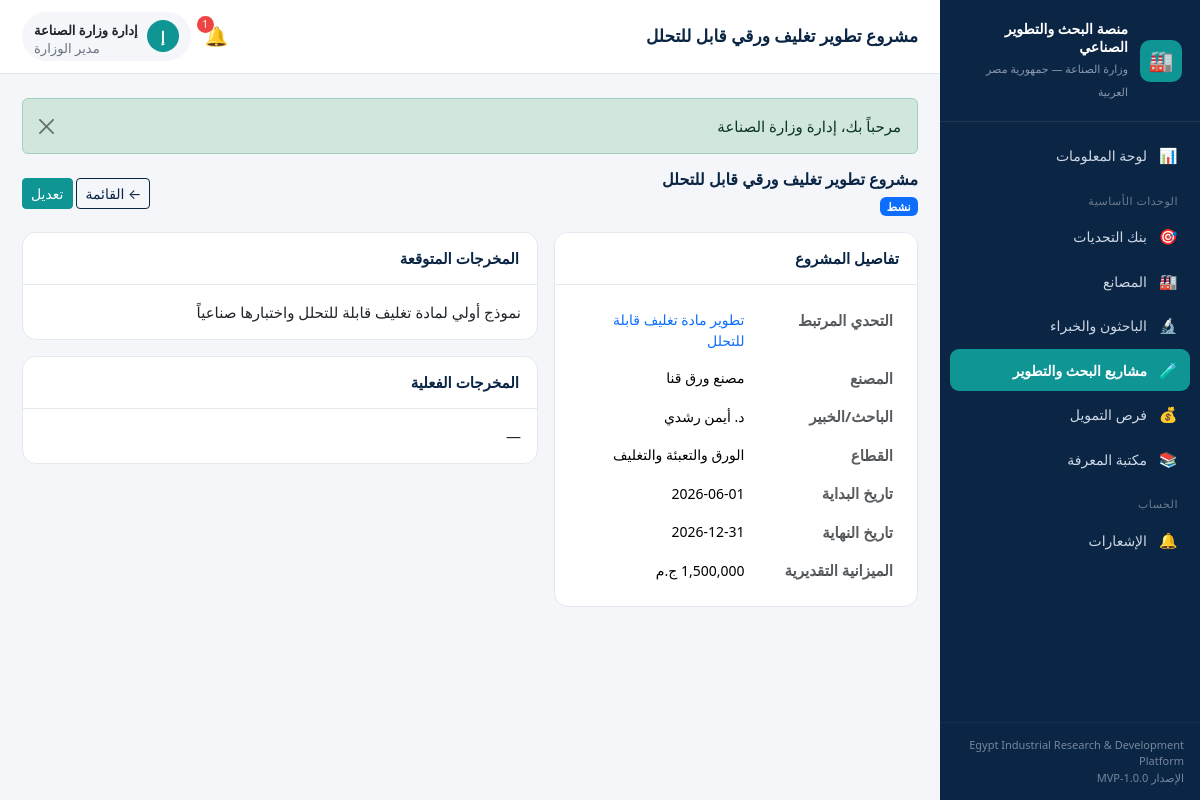
The app's page /public/project/show/1 (signed in) with its own data.
### tables this page shows
CREATE TABLE `rd_projects` (
  `id`                    INT UNSIGNED NOT NULL AUTO_INCREMENT,
  `challenge_id`          INT UNSIGNED NULL,
  `factory_id`            INT UNSIGNED NULL,
  `researcher_profile_id` INT UNSIGNED NULL,
  `title`                 VARCHAR(220) NOT NULL,
  `start_date`            DATE NULL,
  `end_date`              DATE NULL,
  `budget_estimate`       DECIMAL(15,2) NULL,
  `status`                ENUM('planned','active','completed','cancelled') NOT NULL DEFAULT 'planned',
  `expected_outcome`      TEXT NULL,
  `actual_outcome`        TEXT NULL,
  `created_at`            DATETIME NOT NULL DEFAULT CURRENT_TIMESTAMP,
  PRIMARY KEY (`id`),
  KEY `idx_pr_status` (`status`),
  KEY `idx_pr_challenge` (`challenge_id`),
  KEY `idx_pr_factory` (`factory_id`),
  KEY `idx_pr_profile` (`researcher_profile_id`),
  CONSTRAINT `fk_pr_challenge` FOREIGN KEY (`challenge_id`) REFERENCES `challenges`(`id`) ON DELETE SET NULL,
  CONSTRAINT `fk_pr_factory` FOREIGN KEY (`factory_id`) REFERENCES `factories`(`id`) ON DELETE SET NULL,
  CONSTRAINT `fk_pr_profile` FOREIGN KEY (`researcher_profile_id`) REFERENCES `researcher_profiles`(`id`) ON DELETE SET NULL
);

CREATE TABLE `challenges` (
  `id`               INT UNSIGNED NOT NULL AUTO_INCREMENT,
  `factory_id`       INT UNSIGNED NULL,
  `created_by`       INT UNSIGNED NULL,
  `title`            VARCHAR(220) NOT NULL,
  `description`      TEXT NOT NULL,
  `sector_id`        INT UNSIGNED NULL,
  `priority`         ENUM('low','medium','high') NOT NULL DEFAULT 'medium',
  `expected_impact`  TEXT NULL,
  `needed_expertise` TEXT NULL,
  `status`           ENUM('pending','open','under_review','matched','in_progress','solved','rejected') NOT NULL DEFAULT 'pending',
  `created_at`       DATETIME NOT NULL DEFAULT CURRENT_TIMESTAMP,
  `updated_at`       DATETIME NULL,
  PRIMARY KEY (`id`),
  KEY `idx_ch_status` (`status`),
  KEY `idx_ch_sector` (`sector_id`),
  KEY `idx_ch_factory` (`factory_id`),
  CONSTRAINT `fk_ch_factory` FOREIGN KEY (`factory_id`) REFERENCES `factories`(`id`) ON DELETE SET NULL,
  CONSTRAINT `fk_ch_user` FOREIGN KEY (`created_by`) REFERENCES `users`(`id`) ON DELETE SET NULL,
  CONSTRAINT `fk_ch_sector` FOREIGN KEY (`sector_id`) REFERENCES `sectors`(`id`) ON DELETE SET NULL
);

CREATE TABLE `factories` (
  `id`                  INT UNSIGNED NOT NULL AUTO_INCREMENT,
  `user_id`             INT UNSIGNED NULL,
  `name`                VARCHAR(190) NOT NULL,
  `sector_id`           INT UNSIGNED NULL,
  `governorate_id`      INT UNSIGNED NULL,
  `contact_person`      VARCHAR(150) NULL,
  `email`               VARCHAR(190) NULL,
  `phone`               VARCHAR(40)  NULL,
  `products`            TEXT NULL,
  `main_challenges`     TEXT NULL,
  `energy_usage_level`  ENUM('low','medium','high') NOT NULL DEFAULT 'medium',
  `production_capacity` VARCHAR(190) NULL,
  `created_at`          DATETIME NOT NULL DEFAULT CURRENT_TIMESTAMP,
  PRIMARY KEY (`id`),
  KEY `idx_factories_sector` (`sector_id`),
  KEY `idx_factories_gov` (`governorate_id`),
  KEY `idx_factories_user` (`user_id`),
  CONSTRAINT `fk_factories_user` FOREIGN KEY (`user_id`) REFERENCES `users`(`id`) ON DELETE SET NULL,
  CONSTRAINT `fk_factories_sector` FOREIGN KEY (`sector_id`) REFERENCES `sectors`(`id`) ON DELETE SET NULL,
  CONSTRAINT `fk_factories_gov` FOREIGN KEY (`governorate_id`) REFERENCES `governorates`(`id`) ON DELETE SET NULL
);

CREATE TABLE `researcher_profiles` (
  `id`                 INT UNSIGNED NOT NULL AUTO_INCREMENT,
  `user_id`            INT UNSIGNED NULL,
  `profile_type`       ENUM('researcher','expert') NOT NULL DEFAULT 'researcher',
  `name`               VARCHAR(190) NOT NULL,
  `organization`       VARCHAR(190) NULL,
  `specialization`     VARCHAR(190) NOT NULL,
  `expertise_keywords` TEXT NULL,
  `previous_projects`  TEXT NULL,
  `email`              VARCHAR(190) NULL,
  `phone`              VARCHAR(40)  NULL,
  `governorate_id`     INT UNSIGNED NULL,
  `created_at`         DATETIME NOT NULL DEFAULT CURRENT_TIMESTAMP,
  PRIMARY KEY (`id`),
  KEY `idx_rp_type` (`profile_type`),
  KEY `idx_rp_gov` (`governorate_id`),
  KEY `idx_rp_user` (`user_id`),
  CONSTRAINT `fk_rp_user` FOREIGN KEY (`user_id`) REFERENCES `users`(`id`) ON DELETE SET NULL,
  CONSTRAINT `fk_rp_gov` FOREIGN KEY (`governorate_id`) REFERENCES `governorates`(`id`) ON DELETE SET NULL
);

CREATE TABLE `sectors` (
  `id`      INT UNSIGNED NOT NULL AUTO_INCREMENT,
  `name_ar` VARCHAR(120) NOT NULL,
  `name_en` VARCHAR(120) NULL,
  PRIMARY KEY (`id`)
);

### app/controllers/ProjectController.php (called while the page is built, shortened)
<?php
class ProjectController extends Controller
{
    public function show(string $id = '0'): void
    {
        $project = $this->model('RDProject')->findWithRefs((int) $id);
        $this->view('projects/show', ['project' => $project]);
    }
}

### app/core/Router.php (called while the page is built, shortened)
<?php
class Router
{
    public function dispatch(): void
    {
        $url = $this->parseUrl();
        $action         = !empty($url[1]) ? $url[1] : 'index';
        $params         = array_slice($url, 2);
        $controller = new $controllerName();
        call_user_func_array([$controller, $action], $params);
    }
    private function parseUrl(): array
    {
        $url = $_GET['url'] ?? '';
        $url = rtrim($url, '/');
        $url = filter_var($url, FILTER_SANITIZE_URL);
        return explode('/', $url);
    }
}

### public/index.php (called while the page is built, shortened)
<?php
require_once APP_PATH . '/core/Database.php';
require_once APP_PATH . '/core/Model.php';
require_once APP_PATH . '/core/Controller.php';
require_once APP_PATH . '/core/Router.php';
require_once APP_PATH . '/helpers/functions.php';
require_once APP_PATH . '/helpers/Auth.php';
$router = new Router();
$router->dispatch();

### app/core/Database.php (called while the page is built)
<?php
class Database
{
    private static ?PDO $instance = null;
    public static function getConnection(): PDO
    {
        if (self::$instance === null) {
            $dsn = sprintf(
                'mysql:host=%s;port=%s;dbname=%s;charset=%s',
                DB_HOST,
                DB_PORT,
                DB_NAME,
                DB_CHARSET
            );
            $options = [
                PDO::ATTR_ERRMODE            => PDO::ERRMODE_EXCEPTION,
                PDO::ATTR_DEFAULT_FETCH_MODE => PDO::FETCH_ASSOC,
                PDO::ATTR_EMULATE_PREPARES   => false,
            ];
            try {
                self::$instance = new PDO($dsn, DB_USER, DB_PASS, $options);
                self::$instance->exec("SET NAMES utf8mb4 COLLATE utf8mb4_unicode_ci");
            } catch (PDOException $e) {
                if (APP_DEBUG) {
                    die('Database connection failed: ' . $e->getMessage());
                }
                die('تعذّر الاتصال بقاعدة البيانات. يرجى مراجعة الإعدادات.');
            }
        }
        return self::$instance;
    }
}

### app/core/Model.php (called while the page is built, shortened)
<?php
abstract class Model
{
    protected PDO $db;
    public function __construct()
    {
        $this->db = Database::getConnection();
    }
    protected function queryOne(string $sql, array $params = []): ?array
    {
        $stmt = $this->db->prepare($sql);
        $stmt->execute($params);
        $row = $stmt->fetch();
        return $row === false ? null : $row;
    }
}

### app/models/RDProject.php (called while the page is built, shortened)
<?php
class RDProject extends Model
{
    public function findWithRefs(int $id): ?array
    {
        return $this->queryOne(
            "SELECT p.*, c.title AS challenge_title, f.name AS factory_name,
                    rp.name AS researcher_name, s.name_ar AS sector_name
             FROM rd_projects p
             LEFT JOIN challenges c ON c.id = p.challenge_id
             LEFT JOIN factories f ON f.id = p.factory_id
             LEFT JOIN researcher_profiles rp ON rp.id = p.researcher_profile_id
             LEFT JOIN sectors s ON s.id = c.sector_id
             WHERE p.id = ?",
            [$id]
        );
    }
}

### app/helpers/Auth.php (called while the page is built, shortened)
<?php
class Auth
{
    public static function role(): ?string
    {
        return $_SESSION['user']['role'] ?? null;
    }
    public static function isAdmin(): bool
    {
        return self::role() === 'admin';
    }
}

### app/views/projects/show.php (the view, shortened to what this page needs)
<div class="page-head d-flex justify-content-between align-items-center mb-3">
    <div>
        <h2 class="section-title mb-1"><?= e($project['title']) ?></h2>
        <span class="badge bg-<?= project_status_color($project['status']) ?>"><?= e(project_status_label($project['status'])) ?></span>
    </div>
    <div>
        <a href="<?= url('project') ?>" class="btn btn-outline-navy btn-sm">← القائمة</a>
        <?php if (Auth::isAdmin()): ?>
            <a href="<?= url('project/edit/' . $project['id']) ?>" class="btn btn-teal btn-sm">تعديل</a>
        <?php endif; ?>
    </div>
</div>
<div class="row g-3">
    <div class="col-lg-5">
        <div class="card h-100">
            <div class="card-header">تفاصيل المشروع</div>
            <div class="card-body">
                <table class="table table-borderless mb-0">
                    <tr><th class="text-muted" style="width:45%">التحدي المرتبط</th>
                        <td><a href="<?= url('challenge/show/' . $project['challenge_id']) ?>"><?= e($project['challenge_title'] ?? '—') ?></a></td></tr>
                    <tr><th class="text-muted">المصنع</th><td><?= e($project['factory_name'] ?? '—') ?></td></tr>
                    <tr><th class="text-muted">الباحث/الخبير</th><td><?= e($project['researcher_name'] ?? '—') ?></td></tr>
                    <tr><th class="text-muted">القطاع</th><td><?= e($project['sector_name'] ?? '—') ?></td></tr>
                    <tr><th class="text-muted">تاريخ البداية</th><td><?= fmt_date($project['start_date']) ?></td></tr>
                    <tr><th class="text-muted">تاريخ النهاية</th><td><?= fmt_date($project['end_date']) ?></td></tr>
                    <tr><th class="text-muted">الميزانية التقديرية</th><td><?= fmt_money($project['budget_estimate']) ?></td></tr>
                </table>
            </div>
        </div>
    </div>
    <div class="col-lg-7">
        <div class="card mb-3">
            <div class="card-header">المخرجات المتوقعة</div>
            <div class="card-body"><?= nl2br(e($project['expected_outcome'] ?: '—')) ?></div>
        </div>
        <div class="card">
            <div class="card-header">المخرجات الفعلية</div>
            <div class="card-body"><?= nl2br(e($project['actual_outcome'] ?: '—')) ?></div>
        </div>
    </div>
</div>

### public/assets/css/style.css (style rules this page uses)
:root { --eg-navy: #0b2545; --eg-navy-700: #13315c; --eg-teal: #0e9594; --eg-teal-600: #0c807f; --eg-light: #f4f6f9; --eg-gray: #e3e8ef; --eg-text: #1f2937; --eg-muted: #6b7280; --eg-white: #ffffff; --sidebar-w: 260px; }
* { box-sizing: border-box; }
body { font-family: "Segoe UI", "Tahoma", "Cairo", system-ui, -apple-system, sans-serif; background: var(--eg-light); color: var(--eg-text); margin: 0; font-size: 15px; }
a { text-decoration: none; }
.card { border: 1px solid var(--eg-gray); border-radius: 14px; }
.card-header { background: var(--eg-white); border-bottom: 1px solid var(--eg-gray); font-weight: 700; color: var(--eg-navy); border-radius: 14px 14px 0 0 !important; padding: 14px 18px; }
.section-title { font-size: 16px; font-weight: 700; color: var(--eg-navy); margin: 0; }
.btn-teal { background: var(--eg-teal); border-color: var(--eg-teal); color: #fff; }
.btn-outline-navy { color: var(--eg-navy); border-color: var(--eg-navy); }
.table td { vertical-align: middle; font-size: 14px; }

### records on screen
rd_projects: title "مشروع تطوير تغليف ورقي قابل للتحلل", status "نشط", challenge.title "تطوير مادة تغليف قابلة للتحلل", factory.name "مصنع ورق قنا", researcher_profile.name "د. أيمن رشدي", sectors.name_ar "الورق والتعبئة والتغليف", start_date "2026-06-01", end_date "2026-12-31", budget_estimate "1,500,000 ج.م", expected_outcome "نموذج أولي لمادة تغليف قابلة للتحلل واختبارها صناعياً", actual_outcome "—"

### other values on screen
APP_NAME_EN "Egypt Industrial Research & Development Platform"
APP_VERSION "1.0.0-MVP"
$pt "مشروع تطوير تغليف ورقي قابل للتحلل"
$unread "1"
$initial "إ"
$u['name'] "إدارة وزارة الصناعة"
Auth::roleLabel() "مدير الوزارة"
$msg "مرحباً بك، إدارة وزارة الصناعة"
